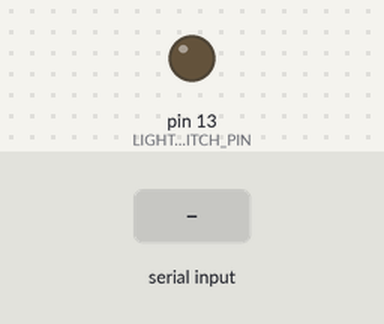
Simulated run of this sketch. Board: Arduino Uno, built with avr-gcc and run on an emulated ATmega328P. Shown: output pins drawn as LEDs (lit = HIGH). The inputs (shaded band) are chosen by the test bench. What the sketch prints to the serial monitor is not drawn.

Above: at 1.2 s.
1.3 s: byte 120 received over Serial
At 2.3 s:
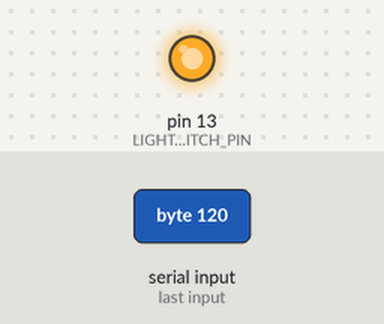
Timing chart, 0 to 4.3 s (numbered marks = the images above; inputs shaded):
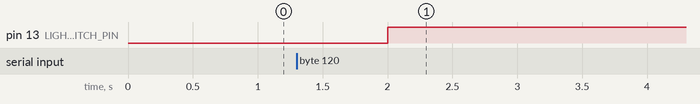

The sketch:

arduino_code_0.ino
```cpp
/***************************************************************************
* THIS IS THE MAIN ARDUINO CODE FOR CONTROLLING THE ACOUSTIC CHAMBERS LIGHT CYCLE

* Its main and only function is to turn the lights on/off, based on an input from the serial port.
* Data from the control script on the Raspberry Pi cones through the serial port as an int value of either 97 (sent as 'a' byte) or 102 (sent as 'f' byte).
* A threshold of 100 is set so that a value higher than 100 will turn the light on, and a value of 97 will turn the light off.
* The Arduino then sends a command to all relay switches through digital pin 13 to turn the lights on/off.


NOTE: remember to edit the config file according to the instructions in order to achieve the desired sunrise and sunset times!
***************************************************************************/

int LIGHT_SWITCH_PIN = 13;
int BYTES_THRESHOLD = 100;
int incomingByte = 0;

unsigned long seconds = 1000L;
unsigned long minutes = seconds * 1;
unsigned long DelayRate = minutes;

void setup() {
  pinMode(LIGHT_SWITCH_PIN, OUTPUT);

  Serial.begin(9600);
}

void loop() {
  Serial.print("Hello"); //Script must print anything to initiate the proccess in the 'control_main.py' script

  if (Serial.available() > 0) {
    incomingByte = Serial.read();
    if (incomingByte > BYTES_THRESHOLD) {
      digitalWrite(LIGHT_SWITCH_PIN, HIGH);
    } else {
      digitalWrite(LIGHT_SWITCH_PIN, LOW);
    }
  }

  delay(DelayRate);
}
```

Measured:
- after the input at 1.3 s, pin 13 (LIGHT_SWITCH_PIN): LOW → HIGH after 0.70 s
